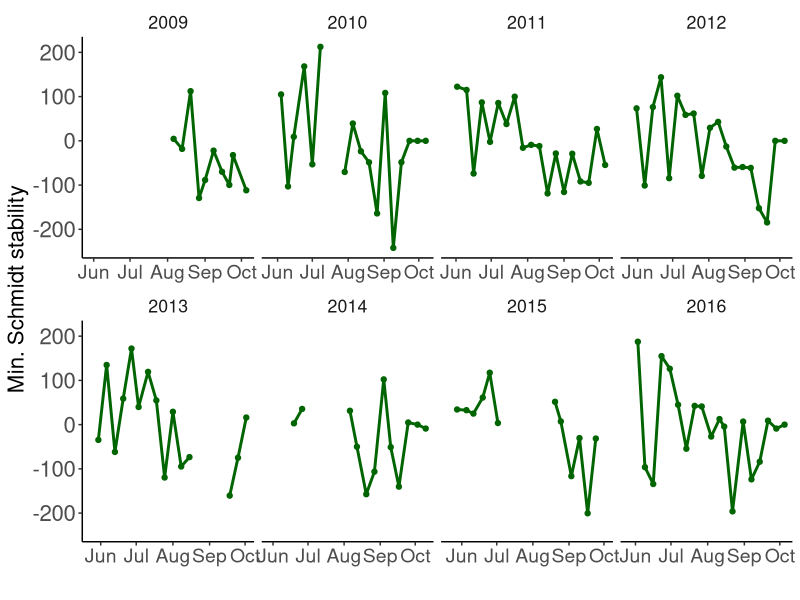
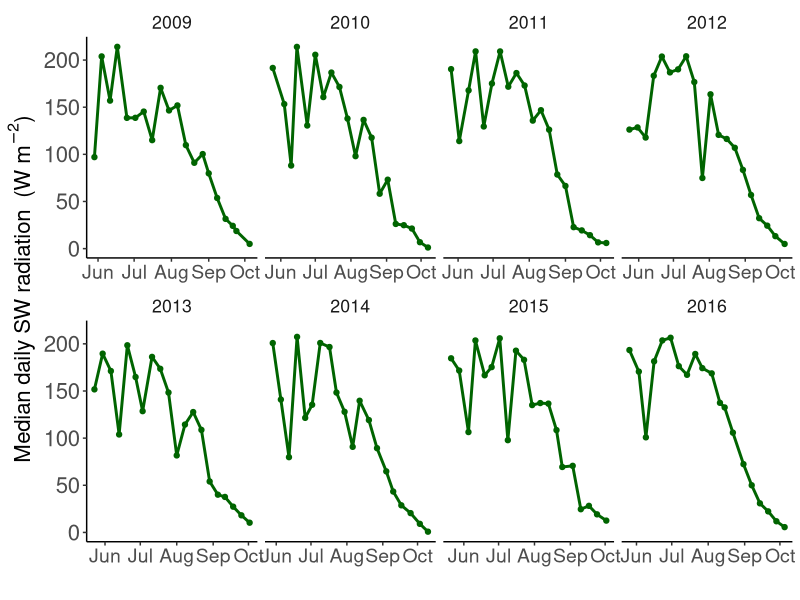
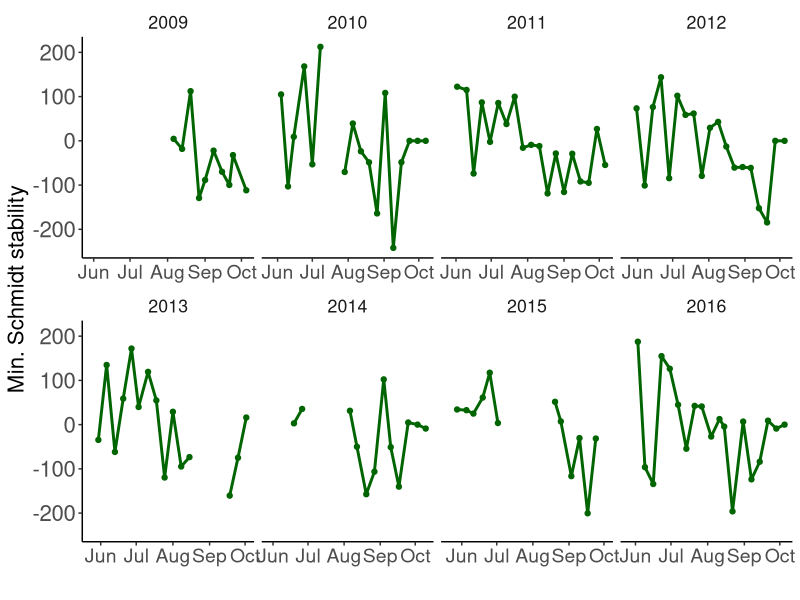
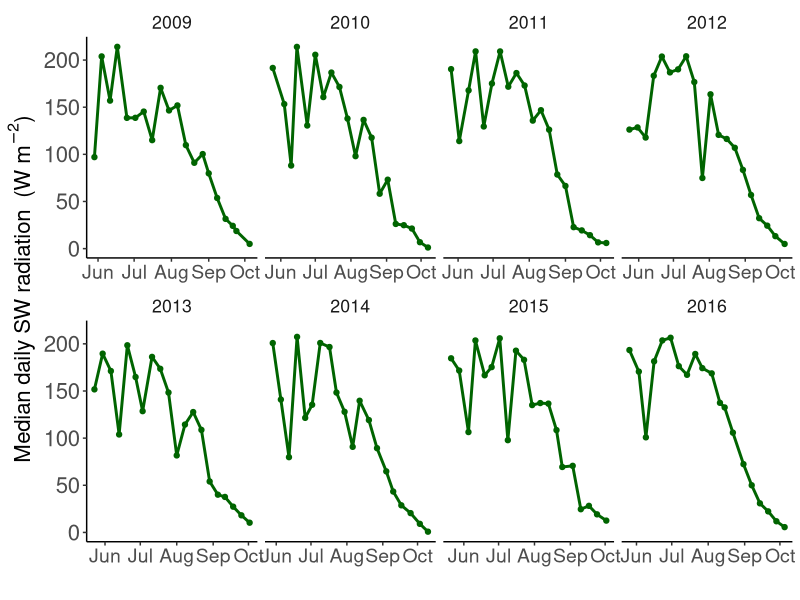

These charts were generated, in order, by the following R code: (Note: this script raises an error after producing the figures.)
#Timeseries of environmental covariates used in Bayesian models for hindcasting
library(tidyverse)
library(lubridate)

Temp <- read_csv("./Datasets/Sunapee/SummarizedData/seasonal_data_mintemp_forecast.csv")

SW <- read_csv("./Datasets/Sunapee/SummarizedData/Midge_year_by_week_SW_forecast_25FEB20.csv")

Schmidt <- read_csv("./Datasets/Sunapee/SummarizedData/seasonal_data_minSchmidt_05MAR20.csv") %>%
  mutate(Schmidt_diff = c(NA,diff(schmidt)))
Schmidt$Schmidt_diff[c(1,21,41,61,81,101,121,141)] <- NA



mytheme <- theme(panel.grid.major = element_blank(), panel.grid.minor = element_blank(),
                 panel.background = element_blank(), axis.line = element_line(colour = "black"),
                 legend.key = element_blank(),legend.background = element_blank(),
                 text = element_text(size=16), axis.text.y = element_text(size = 16),
                 axis.text.x = element_text(size = 14))

p2 <- ggplot(data = Schmidt, aes(x = date, y = Schmidt_diff))+
  geom_point(colour = "darkgreen")+
  geom_line(size = 1, colour = "darkgreen")+
  facet_wrap(vars(year), nrow = 2, ncol = 4, scales = "free_x")+
  ylab("Min. Schmidt stability")+
  theme(strip.background.x = element_blank())+
  xlab("")+
  mytheme
p2  

ggsave(p2, filename = "C:/Users/Mary Lofton/Dropbox/Ch5/Final_figs/Supp_fig_minSchmidt.tif", 
       device = "tiff", height = 6, width = 10, units = "in")

mean(Schmidt$Schmidt_diff, na.rm = TRUE)
sd(Schmidt$Schmidt_diff, na.rm = TRUE)
min(Schmidt$Schmidt_diff, na.rm = TRUE)
max(Schmidt$Schmidt_diff, na.rm = TRUE)

week1 <- Temp %>%
  filter(season_week == 1)

range(week1$watertemp_min, na.rm = TRUE)

week20 <- Temp %>%
  filter(season_week == 20)

range(week20$watertemp_min, na.rm = TRUE)

peak <- Temp %>%
  group_by(year) %>%
  filter(watertemp_min == max(watertemp_min, na.rm = TRUE))

mean(peak$watertemp_min, na.rm = TRUE)
sd(peak$watertemp_min, na.rm = TRUE)


#############SW
p3 <- ggplot(data = SW, aes(x = date, y = SW_median_daily))+
  geom_point(colour = "darkgreen")+
  geom_line(size = 1, colour = "darkgreen")+
  facet_wrap(vars(year), nrow = 2, ncol = 4, scales = "free_x")+
  ylab(expression(paste("Median daily SW radiation "," (W ",m^-2,")", sep = "")))+
  theme(strip.background.x = element_blank())+
  xlab("")+
  mytheme
p3

mean(SW$SW_median_daily, na.rm = TRUE)
sd(SW$SW_median_daily, na.rm = TRUE)


early <- SW %>%
  filter(season_week %in% c(1:11))

range(early$SW_median_daily, na.rm = TRUE)

late <- SW %>%
  filter(season_week %in% c(12:20))

range(late$SW_median_daily, na.rm = TRUE)

peak <- SW %>%
  group_by(year) %>%
  filter(SW_median_daily == max(SW_median_daily, na.rm = TRUE))

mean(peak$SW_median_daily, na.rm = TRUE)
sd(peak$SW_median_daily, na.rm = TRUE)


ggsave(p3, filename = "C:/Users/Mary Lofton/Dropbox/Ch5/Final_figs/Supp_fig_SW.tif",
       device = "tiff", height = 6, width = 10, units = "in")

############Minwind
#############SW
p4 <- ggplot(data = Minwind, aes(x = date, y = WindSp_ms_min))+
  geom_point(colour = "darkgreen")+
  geom_line(size = 1, colour = "darkgreen")+
  facet_wrap(vars(year), nrow = 2, ncol = 4, scales = "free_x")+
  ylab(expression(paste("Minimum daily wind speed  "," (m ",s^-1,")", sep = "")))+
  theme(strip.background.x = element_blank())+
  xlab("")+
  mytheme
p4

mean(Minwind$WindSp_ms_min, na.rm = TRUE)
sd(Minwind$WindSp_ms_min, na.rm = TRUE)


range(Minwind$WindSp_ms_min, na.rm = TRUE)

peak <- Minwind %>%
  group_by(year) %>%
  filter(WindSp_ms_min == max(WindSp_ms_min, na.rm = TRUE))

mean(peak$SW_median_daily, na.rm = TRUE)
sd(peak$SW_median_daily, na.rm = TRUE)


ggsave(p4, filename = "C:/Users/Mary Lofton/Dropbox/Ch5/Final_figs/Supp_fig_minwind.tif",
       device = "tiff", height = 6, width = 10, units = "in")



